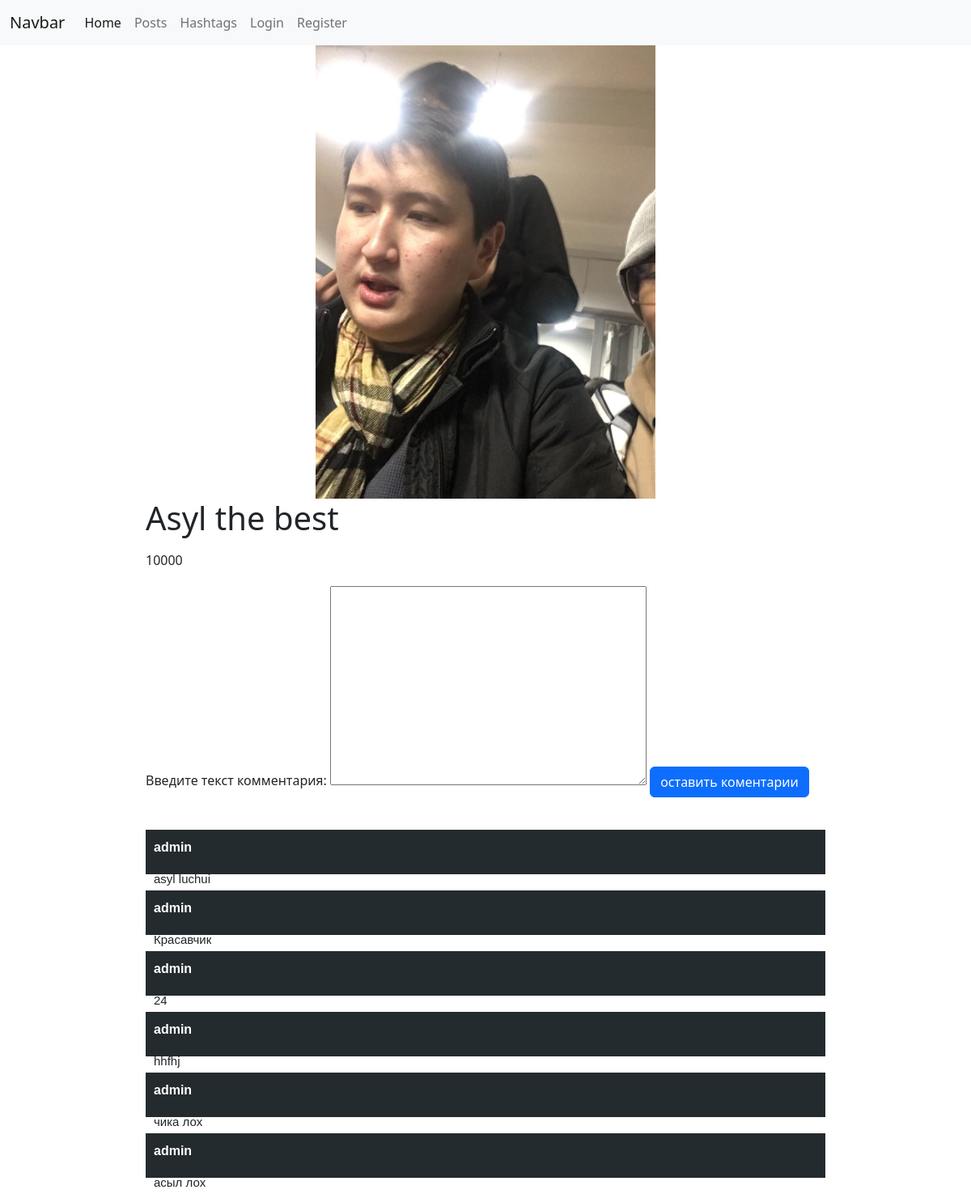
The app's page /posts/1/, older data.
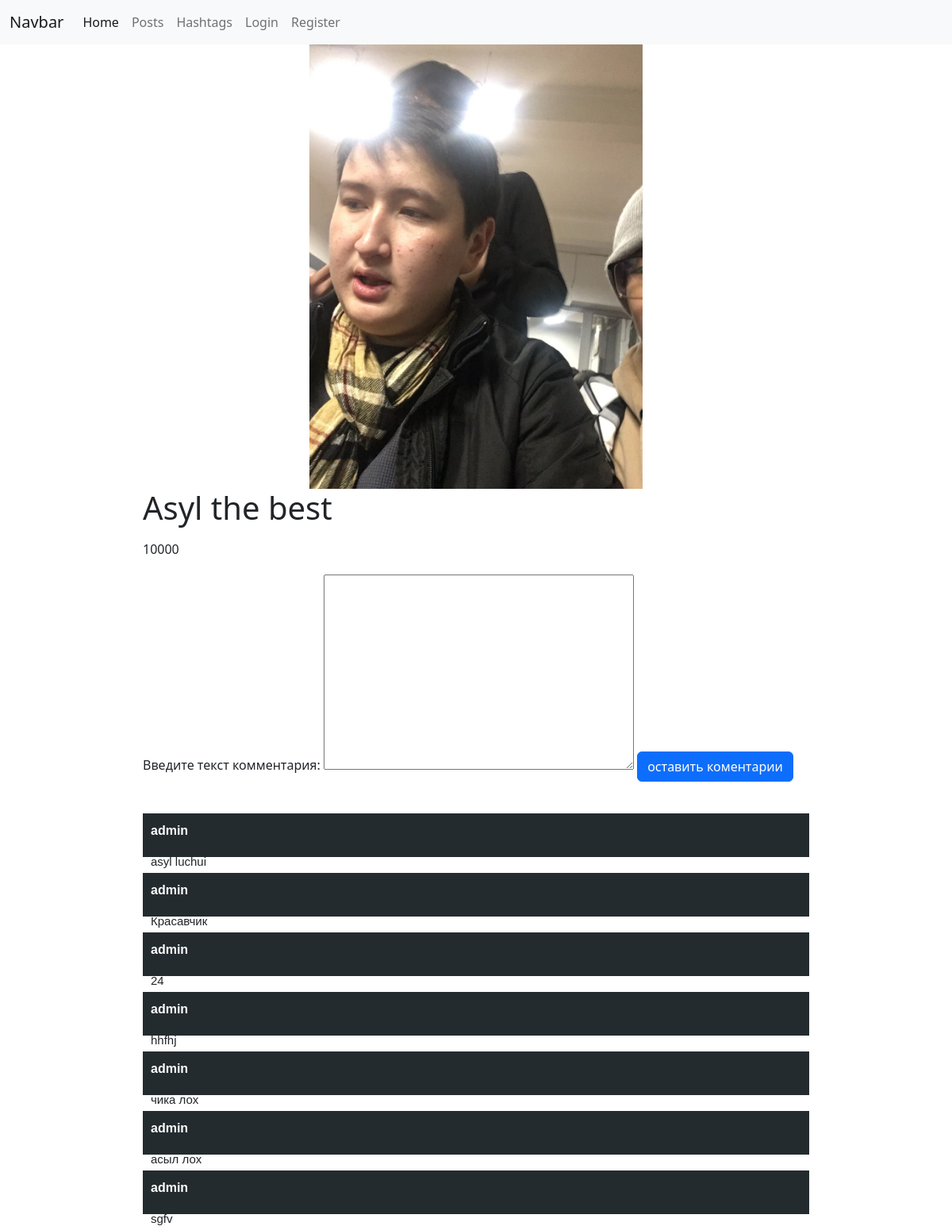
The same page, newer data.
### posts/models.py (models this page shows, shortened)
class Post(models.Model):
    title = models.CharField(max_length=100)
    photo = models.ImageField()
    likes = models.IntegerField()
    hashtags = models.ManyToManyField('Hashtag', blank=True)

class Comment(models.Model):
    author = models.ForeignKey(User, on_delete=models.CASCADE)
    text = models.TextField(null=True)
    post = models.ForeignKey(Post, on_delete=models.CASCADE)

### posts/views.py (the view, shortened to what this page needs)
# urls.py: path('posts/<int:id>/', PostDetailView.as_view()),
class PostDetailView(DetailView, CreateView):
    template_name = 'posts/detail.html'
    queryset = Post.objects.all()
    form_class = PostCreateForm
    pk_url_kwarg = 'id'
    def get_context_data(self, *, object_list=None, **kwargs):
        post = self.get_object()
        return {
            'post': post,
            'comments': Comment.objects.filter(post=post),
            'form': CommentCreateForm,
            'user': get_user_from_request(self.request)
        }

### users/utils.py (called while the page is built)
def get_user_from_request(request):
    return request.user if not request.user.is_anonymous else None

### templates/posts/detail.html (shortened to what this page needs)
{% extends 'layouts/main.html' %}
{% block content %}
    <div class="post">
        <div class="image">
            <img src="/media/{{ post.photo }}/" alt="">
        </div>
        <div>
            <div style="display:flex; justify-content: space-between">
                <h1>{{ post.title }}</h1>
            </div>
            <div>
                <p>{{ post.likes }}</p>
            </div>
        </div>
    </div>
    <div class="create_comments">
        <form action="/posts/{{ post.id }}/" method="post">
            {{ form }}
            <input type="submit" class="btn btn-primary" value="оставить коментарии">
        </form>
    </div>
    <div class="comments">
        {% for comment in comments %}
            <div>
                <p class="author">{{ comment.author.username }}</p>
                <p class="text">{{ comment.text }}</p>
            </div>
        {% endfor %}
    </div>
{% endblock %}

### templates/layouts/main.html (shortened to what this page needs)
<!doctype html>
<html lang="en">
<head>
    <link rel="stylesheet" href="https://cdn.jsdelivr.net/npm/bootstrap@5.2.2/dist/css/bootstrap.min.css"
>
</head>
<body>
<div class="header">
    <nav class="navbar navbar-expand-lg navbar-light bg-light">
        <div class="container-fluid">
            <a class="navbar-brand" href="#">Navbar</a>
            <div class="collapse navbar-collapse" id="navbarNavAltMarkup">
                <div class="navbar-nav">
                    <a class="nav-link active" aria-current="page" href="/">Home</a>
                    <a class="nav-link" href="/posts/">Posts</a>
                    <a class="nav-link" href="/hashtags">Hashtags</a>
                    {% if user %}
                        <a style="color: deepskyblue" class="nav-link" href="/posts/create">
                            Create Post
                        </a>
                        <p class="nav-link">User: {{ user.username }}</p>
                        <a href="/users/logout/" class="btn btn-primary">Logout</a>
                    {% else %}
                        <a href="/users/login/" class="nav-link">Login</a>
                        <a href="/users/register/" class="nav-link">Register</a>
                    {% endif %}
                </div>
            </div>
        </div>
    </nav>
</div>
{% block content %}
{% endblock %}
</body>
</html>

### templates/posts/detail.html (style rules this page uses)
.image > img { width: 50%; margin-left: 25%; }
.comments { width: 70%; margin-left: 15%; }
.comments > div { height: 55px; margin-bottom: 20px; background: #242b2e; padding: 10px; }
.author { color: #fff; flex: 18px; font-family: sans-serif; font-weight: bold; }
.text { font-size: 15px; font-family: sans-serif; }
.post { width: 70%; margin-left: 15%; }
.create_comments { width: 70%; margin-left: 15%; margin-bottom: 40px; margin-top: 20px; }

Row changes from the older to the newer data that the page shows:
added Comment: author.username "admin", text "sgfv"
